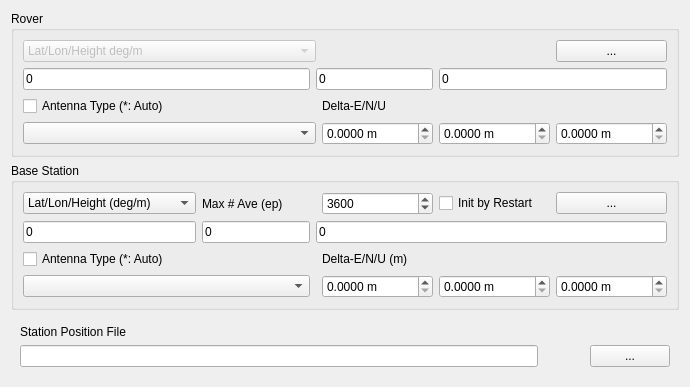
     <widget class="QWidget" name="TabSheet5">
      <property name="toolTip">
       <string/>
      </property>
      <attribute name="title">
       <string>&amp;Positions</string>
      </attribute>
      <layout class="QGridLayout" name="gridLayout_5">
       <item row="4" column="0">
        <widget class="QWidget" name="widget_3" native="true">
         <property name="sizePolicy">
          <sizepolicy hsizetype="Preferred" vsizetype="Maximum">
           <horstretch>0</horstretch>
           <verstretch>0</verstretch>
          </sizepolicy>
         </property>
         <layout class="QGridLayout" name="gridLayout_12">
          <item row="1" column="1">
           <widget class="QPushButton" name="BtnStaPosView">
            <property name="enabled">
             <bool>true</bool>
            </property>
            <property name="toolTip">
             <string/>
            </property>
            <property name="icon">
             <iconset resource="../rtkvideo_qt/rtkvideo_qt.qrc">
              <normaloff>:/buttons/doc.bmp</normaloff>:/buttons/doc.bmp</iconset>
            </property>
            <property name="flat">
             <bool>true</bool>
            </property>
           </widget>
          </item>
          <item row="1" column="0">
           <widget class="QLineEdit" name="StaPosFile">
            <property name="enabled">
             <bool>true</bool>
            </property>
            <property name="toolTip">
             <string/>
            </property>
            <property name="text">
             <string/>
            </property>
           </widget>
          </item>
          <item row="0" column="0">
           <widget class="QLabel" name="Label30">
            <property name="enabled">
             <bool>true</bool>
            </property>
            <property name="toolTip">
             <string/>
            </property>
            <property name="text">
             <string>Station Position File</string>
            </property>
           </widget>
          </item>
          <item row="1" column="2">
           <widget class="QPushButton" name="BtnStaPosFile">
            <property name="enabled">
             <bool>true</bool>
            </property>
            <property name="toolTip">
             <string/>
            </property>
            <property name="text">
             <string>...</string>
            </property>
           </widget>
          </item>
         </layout>
        </widget>
       </item>
       <item row="3" column="0">
        <widget class="QGroupBox" name="GroupRefAnt">
         <property name="toolTip">
          <string/>
         </property>
         <property name="title">
          <string>Base Station</string>
         </property>
         <layout class="QGridLayout" name="gridLayout_10">
          <item row="2" column="0" colspan="2">
           <widget class="QCheckBox" name="RefAntPcv">
            <property name="toolTip">
             <string/>
            </property>
            <property name="text">
             <string>Antenna Type (*: Auto)</string>
            </property>
            <property name="checked">
             <bool>false</bool>
            </property>
           </widget>
          </item>
          <item row="0" column="5">
           <widget class="QCheckBox" name="ChkInitRestart">
            <property name="text">
             <string>Init by Restart</string>
            </property>
           </widget>
          </item>
          <item row="0" column="6">
           <widget class="QPushButton" name="BtnRefPos">
            <property name="enabled">
             <bool>true</bool>
            </property>
            <property name="toolTip">
             <string/>
            </property>
            <property name="text">
             <string>...</string>
            </property>
           </widget>
          </item>
          <item row="1" column="0">
           <widget class="QLineEdit" name="RefPos1">
            <property name="enabled">
             <bool>true</bool>
            </property>
            <property name="toolTip">
             <string/>
            </property>
            <property name="text">
             <string>0</string>
            </property>
           </widget>
          </item>
          <item row="1" column="1" colspan="2">
           <widget class="QLineEdit" name="RefPos2">
            <property name="enabled">
             <bool>true</bool>
            </property>
            <property name="toolTip">
             <string/>
            </property>
            <property name="text">
             <string>0</string>
            </property>
           </widget>
          </item>
          <item row="1" column="3" colspan="4">
           <widget class="QLineEdit" name="RefPos3">
            <property name="enabled">
             <bool>true</bool>
            </property>
            <property name="toolTip">
             <string/>
            </property>
            <property name="text">
             <string>0</string>
            </property>
           </widget>
          </item>
          <item row="0" column="4">
           <widget class="QSpinBox" name="MaxAveEp">
            <property name="maximum">
             <number>10000</number>
            </property>
            <property name="value">
             <number>3600</number>
            </property>
           </widget>
          </item>
          <item row="0" column="0">
           <widget class="QComboBox" name="RefPosTypeP">
            <property name="enabled">
             <bool>true</bool>
            </property>
            <property name="toolTip">
             <string/>
            </property>
            <item>
             <property name="text">
              <string>Lat/Lon/Height (deg/m)</string>
             </property>
            </item>
            <item>
             <property name="text">
              <string>Lat/Lon/Height (dms/m)</string>
             </property>
            </item>
            <item>
             <property name="text">
              <string>X/Y/Z-ECEF m</string>
             </property>
            </item>
            <item>
             <property name="text">
              <string>RTCM Antenna Position</string>
             </property>
            </item>
            <item>
             <property name="text">
              <string>Raw Antenna Position</string>
             </property>
            </item>
            <item>
             <property name="text">
              <string>Average of Single Position</string>
             </property>
            </item>
           </widget>
          </item>
          <item row="0" column="1" colspan="3">
           <widget class="QLabel" name="LabelMaxAveEp">
            <property name="text">
             <string>Max # Ave (ep)</string>
            </property>
           </widget>
          </item>
          <item row="4" column="6">
           <widget class="QDoubleSpinBox" name="RefAntU">
            <property name="suffix">
             <string> m</string>
            </property>
            <property name="decimals">
             <number>4</number>
            </property>
            <property name="maximum">
             <double>1000000.000000000000000</double>
            </property>
           </widget>
          </item>
          <item row="4" column="5">
           <widget class="QDoubleSpinBox" name="RefAntN">
            <property name="suffix">
             <string> m</string>
            </property>
            <property name="decimals">
             <number>4</number>
            </property>
            <property name="maximum">
             <double>1000000.000000000000000</double>
            </property>
           </widget>
          </item>
          <item row="4" column="4">
           <widget class="QDoubleSpinBox" name="RefAntE">
            <property name="suffix">
             <string> m</string>
            </property>
            <property name="decimals">
             <number>4</number>
            </property>
            <property name="maximum">
             <double>1000000.000000000000000</double>
            </property>
           </widget>
          </item>
          <item row="2" column="4">
           <widget class="QLabel" name="LabelRefAntD">
            <property name="enabled">
             <bool>true</bool>
            </property>
            <property name="toolTip">
             <string/>
            </property>
            <property name="text">
             <string>Delta-E/N/U (m)</string>
            </property>
           </widget>
          </item>
          <item row="4" column="0" colspan="3">
           <widget class="QComboBox" name="RefAnt">
            <property name="enabled">
             <bool>true</bool>
            </property>
            <property name="toolTip">
             <string/>
            </property>
           </widget>
          </item>
         </layout>
        </widget>
       </item>
       <item row="1" column="0">
        <widget class="QGroupBox" name="GroupRovAnt">
         <property name="toolTip">
          <string/>
         </property>
         <property name="title">
          <string>Rover</string>
         </property>
         <layout class="QGridLayout" name="gridLayout_11">
          <item row="0" column="0" colspan="2">
           <widget class="QComboBox" name="RovPosTypeP">
            <property name="enabled">
             <bool>false</bool>
            </property>
            <property name="toolTip">
             <string/>
            </property>
            <item>
             <property name="text">
              <string>Lat/Lon/Height deg/m</string>
             </property>
            </item>
            <item>
             <property name="text">
              <string>Lat/Lon/Height dms/m</string>
             </property>
            </item>
            <item>
             <property name="text">
              <string>X/Y/Z-ECEF m</string>
             </property>
            </item>
           </widget>
          </item>
          <item row="0" column="5">
           <widget class="QPushButton" name="BtnRovPos">
            <property name="enabled">
             <bool>true</bool>
            </property>
            <property name="toolTip">
             <string/>
            </property>
            <property name="text">
             <string>...</string>
            </property>
           </widget>
          </item>
          <item row="1" column="0">
           <widget class="QLineEdit" name="RovPos1">
            <property name="enabled">
             <bool>true</bool>
            </property>
            <property name="toolTip">
             <string/>
            </property>
            <property name="text">
             <string>0</string>
            </property>
           </widget>
          </item>
          <item row="1" column="1" colspan="2">
           <widget class="QLineEdit" name="RovPos2">
            <property name="enabled">
             <bool>true</bool>
            </property>
            <property name="toolTip">
             <string/>
            </property>
            <property name="text">
             <string>0</string>
            </property>
           </widget>
          </item>
          <item row="1" column="3" colspan="3">
           <widget class="QLineEdit" name="RovPos3">
            <property name="enabled">
             <bool>true</bool>
            </property>
            <property name="toolTip">
             <string/>
            </property>
            <property name="text">
             <string>0</string>
            </property>
           </widget>
          </item>
          <item row="3" column="0" colspan="2">
           <widget class="QCheckBox" name="RovAntPcv">
            <property name="toolTip">
             <string/>
            </property>
            <property name="text">
             <string>Antenna Type (*: Auto)</string>
            </property>
            <property name="checked">
             <bool>false</bool>
            </property>
           </widget>
          </item>
          <item row="3" column="2" colspan="3">
           <widget class="QLabel" name="LabelRovAntD">
            <property name="enabled">
             <bool>true</bool>
            </property>
            <property name="toolTip">
             <string/>
            </property>
            <property name="text">
             <string>Delta-E/N/U</string>
            </property>
           </widget>
          </item>
          <item row="5" column="0" colspan="2">
           <widget class="QComboBox" name="RovAnt">
            <property name="enabled">
             <bool>true</bool>
            </property>
            <property name="toolTip">
             <string/>
            </property>
           </widget>
          </item>
          <item row="5" column="2">
           <widget class="QDoubleSpinBox" name="RovAntE">
            <property name="suffix">
             <string> m</string>
            </property>
            <property name="decimals">
             <number>4</number>
            </property>
            <property name="maximum">
             <double>1000000.000000000000000</double>
            </property>
           </widget>
          </item>
          <item row="5" column="5">
           <widget class="QDoubleSpinBox" name="RovAntU">
            <property name="suffix">
             <string> m</string>
            </property>
            <property name="decimals">
             <number>4</number>
            </property>
            <property name="maximum">
             <double>1000000.000000000000000</double>
            </property>
           </widget>
          </item>
          <item row="5" column="3" colspan="2">
           <widget class="QDoubleSpinBox" name="RovAntN">
            <property name="suffix">
             <string> m</string>
            </property>
            <property name="decimals">
             <number>4</number>
            </property>
            <property name="maximum">
             <double>1000000.000000000000000</double>
            </property>
           </widget>
          </item>
         </layout>
        </widget>
       </item>
      </layout>
     </widget>
